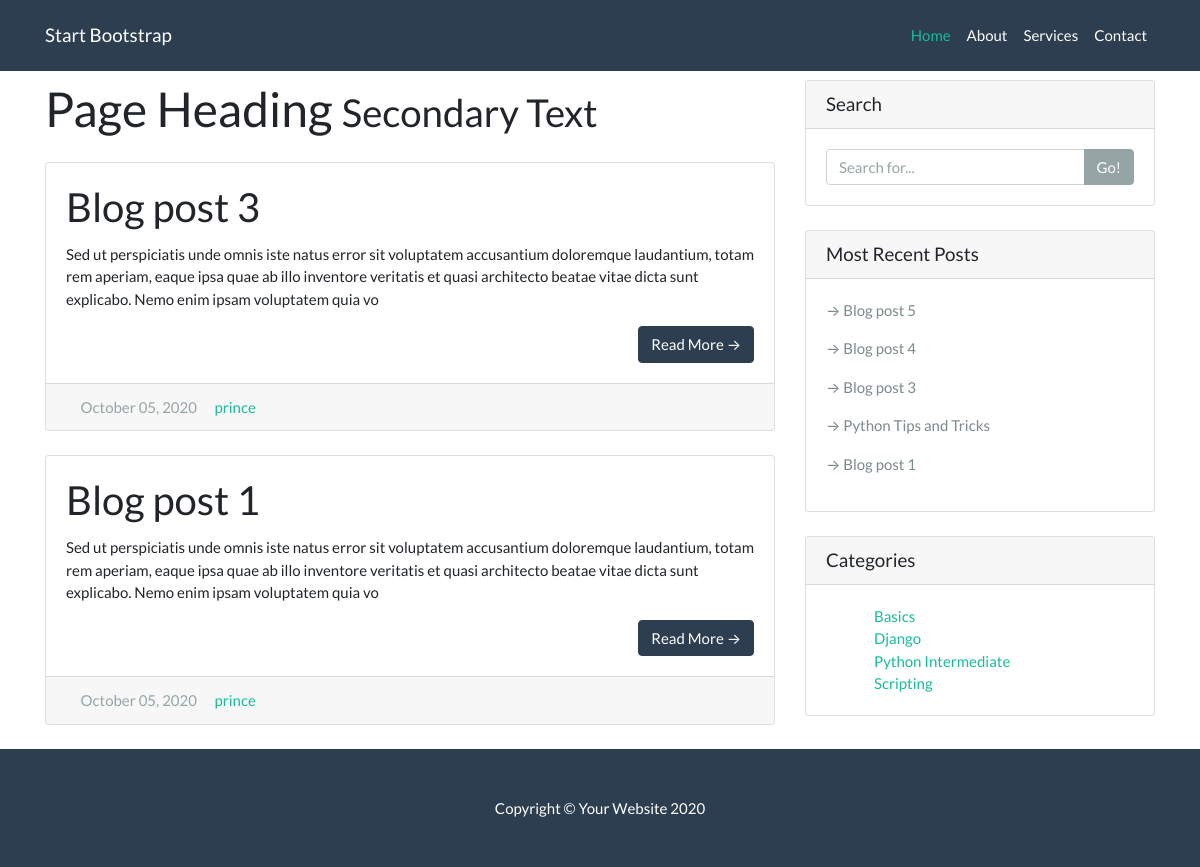
/category/Basics, run on the app's committed database.
### blog/models.py (models this page shows, shortened)
class Post(models.Model):
    title = models.CharField(max_length=200)
    author = models.ForeignKey(Author, on_delete=models.CASCADE)
    image = models.ImageField(upload_to='post_images', blank=True)
    slug = models.SlugField(unique=True)
    overview = models.TextField()
    content = models.TextField()
    pub_date = models.DateTimeField(auto_now_add=True)
    categories = models.ManyToManyField(Category, related_name='posts')
    featured = models.BooleanField(default=False)
    class Meta:
        ordering = ['-pub_date']

class Author(models.Model):
    user = models.OneToOneField(User, on_delete=models.CASCADE)
    def __str__(self):
        return f"{self.user.username}"

class Category(models.Model):
    tag = models.CharField(max_length=50)
    def __str__(self):
        return f'{self.tag}'

### blog/views.py (the view)
# urls.py: path("category/<str:category_tag>", views.category, name='category')
def category(request, category_tag):
    cat = Category.objects.get(tag=category_tag)
    posts = cat.posts.all()
    context = {
        'cat_name': category_tag,
        'posts': posts,
        'categories': categories,
        'recent_posts': recent_posts,
    }
    return render(request, 'blog/category.html', context)

### blog/templates/blog/category.html (shortened to what this page needs)
{% extends "blog/base.html" %}
{% block content %}
  <div class="container">
    <div class="row">
      <div class="col-md-8">
        <h1 class="my-4">Page Heading
          <small>Secondary Text</small>
        </h1>
      {% for post in posts %}
        <div class="card mb-4">
          <div class="card-body">
            <h2 class="card-title">{{ post.title }}</h2>
            <p class="card-text">{{ post.overview | safe | slice:":250" }}</p>
            <a href="{% url 'blog:detail' post.slug %}" class="btn btn-primary float-right">Read More &rarr;</a>
          </div>
          <div class="card-footer text-muted">
            <i class="far fa-calendar-alt"></i> {{ post.pub_date | date:"F d, Y"}}
            <i class="fas fa-user"></i> <a href="#">{{ post.author }}</a>
          </div>
        </div>
      {% endfor %}
      </div>
      {% include 'blog/sidebar.html'%}
    </div>
  </div>
{% endblock content%}

### blog/templates/blog/sidebar.html
<div class="col-md-4">
        <div class="card my-4">
          <h5 class="card-header">Search</h5>
          <div class="card-body">
            <div class="input-group">
              <input type="text" class="form-control" placeholder="Search for...">
              <span class="input-group-append">
                <button class="btn btn-secondary" type="button">Go!</button>
              </span>
            </div>
          </div>
        </div>
        <div class="card my-4">
          <h5 class="card-header">Most Recent Posts</h5>
          <div class="card-body">
            {% for recent in recent_posts %}
            <p ><a class="text-dark" href="{% url 'blog:detail' recent.slug %}">&rarr; {{ recent.title }}</a></p>
            {% endfor %}
          </div>
        </div>
        <div class="card my-4">
          <h5 class="card-header">Categories</h5>
          <div class="card-body">
            <div class="row">
              <div class="container ml-5">
                <ul class="list-unstyled mb-0">
                  {% for cat in categories %}
                  <li>
                    <a href="{% url 'blog:category' cat.tag %}">{{ cat }}</a>
                  </li>
                  {% endfor %}
                </ul>
              </div>
            </div>
          </div>
        </div>
</div>

### blog/static/blog/css/all.css (style rules this page uses)
.fa, .fas, .far, .fal, .fad, .fab { -moz-osx-font-smoothing: grayscale; -webkit-font-smoothing: antialiased; display: inline-block; font-style: normal; font-variant: normal; text-rendering: auto; line-height: 1; }
.fa-calendar-alt:before { content: "\f073"; }
.fa-user:before { content: "\f007"; }
.far { font-family: 'Font Awesome 5 Free'; font-weight: 400; }

### blog/templates/blog/base.html (style rules this page uses)
body { padding-top: 56px; }

### data on the page
Post: title "Blog post 3", overview "Sed ut perspiciatis unde omnis iste natus error sit voluptatem accusantium doloremque laudantium, totam rem aperiam, eaque ipsa quae ab illo inventore veritatis et quasi architecto beatae vitae dicta sunt explicabo. Nemo enim ipsam voluptatem quia vo", pub_date "October 05, 2020", author "prince"
Post: title "Blog post 1", overview "Sed ut perspiciatis unde omnis iste natus error sit voluptatem accusantium doloremque laudantium, totam rem aperiam, eaque ipsa quae ab illo inventore veritatis et quasi architecto beatae vitae dicta sunt explicabo. Nemo enim ipsam voluptatem quia vo", pub_date "October 05, 2020", author "prince"
Post: title "Blog post 5"
Post: title "Blog post 4"
Post: title "Python Tips and Tricks"
Category: tag "Basics"
Category: tag "Django"
Category: tag "Python Intermediate"
Category: tag "Scripting"
